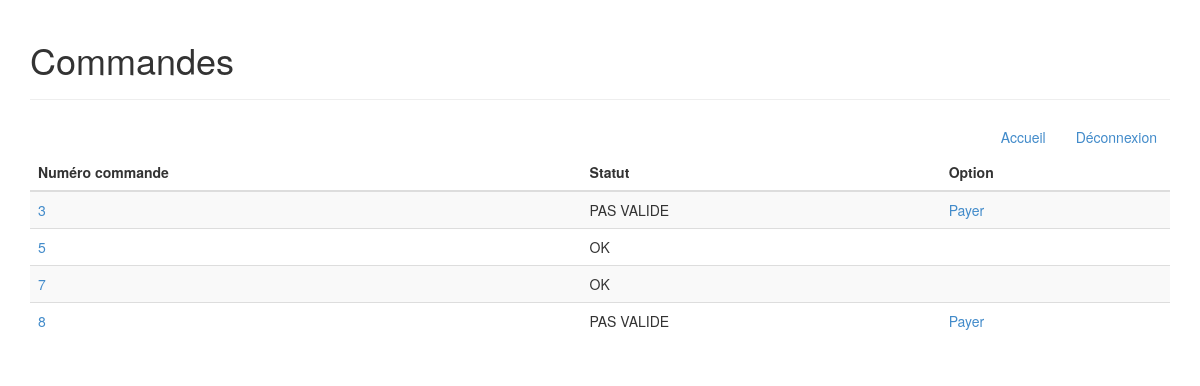
Screenshot of /commandes/liste_commandes.php (signed in) with the database file from the repository.
### tables this page shows
CREATE TABLE commande(
	id_commande INT NOT NULL AUTO_INCREMENT,
	id_utilisateur INT NOT NULL,
	total FLOAT,
	valide ENUM('0', '1'),
	PRIMARY KEY (id_commande),
	FOREIGN KEY (id_utilisateur) references utilisateur(id_utilisateur));

### commandes/liste_commandes.php (the view, shortened to what this page needs)
<?php session_start();
if ($_SESSION["statut"] == 1)
	$sql = "SELECT c.id_commande, c.valide, u.nom FROM commande c, utilisateur u WHERE c.id_utilisateur = u.id_utilisateur ORDER BY c.id_commande";
else
	$sql = "SELECT id_commande, valide FROM commande WHERE id_utilisateur = " . $_SESSION["id_utilisateur"];
$result = mysql_query($sql) or die(mysql_error());
?>
<!DOCTYPE html>
<html lang="fr">
<head>
<link href="../assets/bootstrap/css/bootstrap.min.css" rel="stylesheet">
<link href="../assets/css/style.css" rel="stylesheet">
</head>
<body>
	<div class="container">
		<div class="page-header">
			<h1>Commandes</h1>
		</div>
		<div align="right">
			<a href="../accueil.php" class="btn btn-large">Accueil</a>
			<a href="../connexion/deconnexion.php" class="btn btn-large">Déconnexion</a>
		</div>
		<table class="table table-striped">
			<thead>
				<tr>
					<th>Numéro commande</th>
					<th>Statut</th>
					<?php
					if ($_SESSION["statut"] != 1)
						echo "<th>Option</th>";
					?>
				</tr>
			</thead>
			<tbody>
				<?php
				while ($row = mysql_fetch_array($result)) {
					echo "<tr>";
					echo "<td><a href=\"commande.php?id=" . $row['id_commande'] . "\" class=\"btn-large\">" . $row['id_commande'] . "</a></td>";
					if ($row['valide'] == 1)
						echo "<td>OK</td>";
					else
						echo "<td>PAS VALIDE</td>";
					if ($_SESSION["statut"] != 1 && $row['valide'] != 1)
						echo "<td><a href=\"livraison.php?id=" . $row['id_commande'] . "\" class=\"btn-large\">Payer</a></td>";
					else
						echo "<td></td>";
					echo "</tr>";
				}
			?>
</tbody>
</table>
</div>
</body>
</html>

### rows the page displays
commande: id_commande "3", valide "PAS VALIDE"
commande: id_commande "5", valide "OK"
commande: id_commande "7", valide "OK"
commande: id_commande "8", valide "PAS VALIDE"
